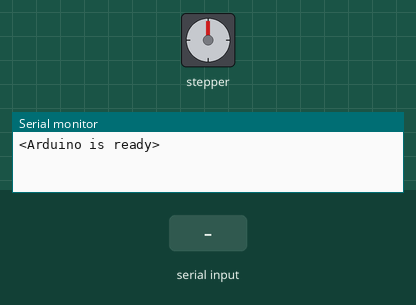
This sketch was run on a simulated Arduino Uno, built with avr-gcc and run on an emulated ATmega328P. Parts: stepper motor, the last lines printed to the serial monitor. The test bench sets the inputs (shaded band). Stepper angles assume 2048 steps per turn.

Above: at 1.2 s.
1.3 s: "90,45\n" received over Serial
At 1.75 s:
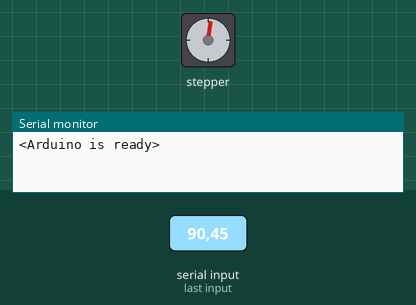
At 3.2 s:
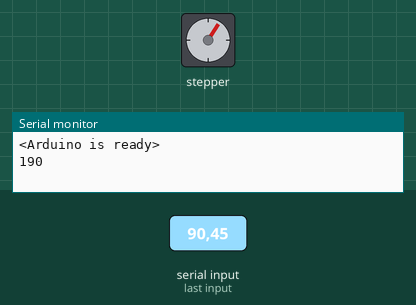
4.3 s: "Z90\n" received over Serial
7.3 s: "200\n" received over Serial
At 10.2 s:
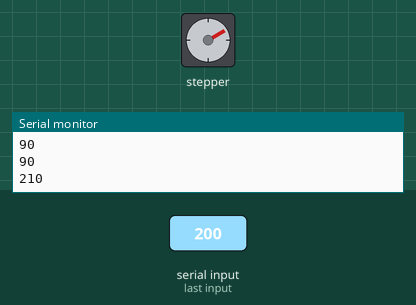
Timing chart, 0 to 12.9 s (numbered marks = the images above; inputs shaded):
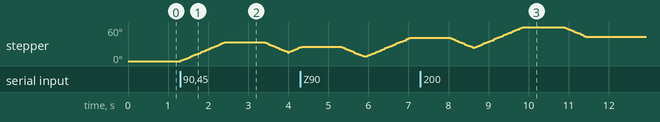

The sketch:

stepper_move.ino
```cpp
/*This Sketch moves a 28BYJ-48 stepper motor to a specific position
 * Inputs are: integer entwered through the Serial Read funmction
 * the command structure is: NNNN <CR> for CCW rotation or -NNNN<CR> for CW rotation in addition
 * if the command Z<CR> is entered the present position of the
 * stepper is considered the zero position. All movement is ended with the motor
 * rotating in the CW direction.
 *
 * Author: Jerry Foote
 * Version 1.0
 * April 9, 2020*
 *
 */
int value = 0;
const int overShoot = 100;
int sign = 1;
int lastPos = 0;

#include <Stepper.h>

const int stepsPerRevolution = 2048;
int currentPos = 0;
int newPosition = 0;

Stepper myStepper = Stepper(stepsPerRevolution, 8, 10, 9, 11);

void setup() {
  Serial.begin(9600);
  Serial.println("<Arduino is ready>");
  myStepper.setSpeed(5);

}
void loop()
{

  if ( Serial.available())
  {

    char ch = Serial.read();

    if (ch >= '0' && ch <= '9') // is this an ascii digit between 0 and 9?

      value = (value * 10) + (ch - '0'); // yes, accumulate the value

    else if ( ch == '-')

      sign = -1;
    else if (ch == 'Z' || ch == 'z') {
      Serial.println("Setting position to zero");
      currentPos = 0;
      newPosition = 0;

    }

    else // this assumes any char not a digit or minus sign or a 'z' terminates the value

    {

      value = value * sign ;  // set value to the accumulated value
      newPosition = value;
      myStepper.step(newPosition - currentPos + overShoot);
      Serial.println(newPosition - currentPos + overShoot);
      delay(1000);
      myStepper.step(-overShoot);
      //Serial.println(newPosition);
      currentPos = newPosition;


      Serial.println(currentPos);
      Serial.println(newPosition);
      value = 0; // reset value to 0 ready for the next sequence of digits

      sign = 1;

    }

  }

}
```

Measured:
- after the input at 1.3 s, stepper: turns 33° clockwise in 1.1 s, then 18° counter-clockwise in 0.57 s, then 9° clockwise in 0.27 s
